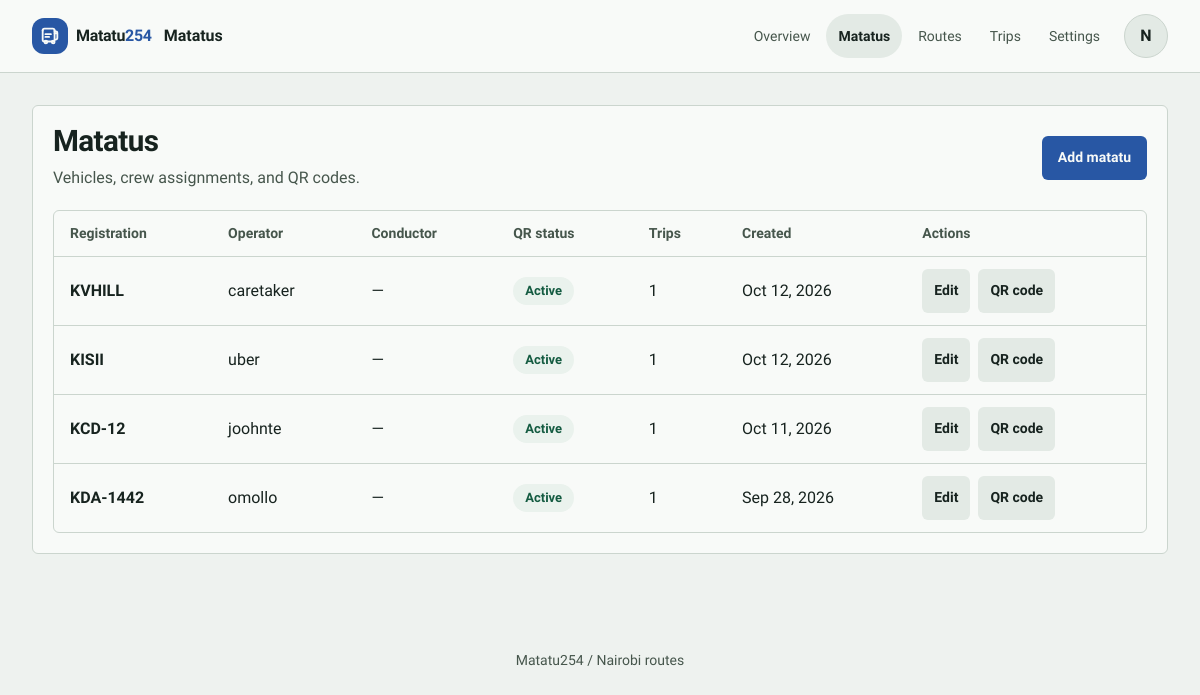
/management/matatus/ (signed in), run on the app's committed database.
### accounts/models.py (models this page shows, shortened)
class User(AbstractUser):
  PASSANGER = 'PASSANGER'
  CONDUCTOR = 'CONDUCTOR'
  ADMIN = 'ADMIN'
  ROLE_CHOICES = [
    (PASSANGER, 'Passenger'),
    (CONDUCTOR, 'Conductor'),
    (ADMIN, 'Admin')
  ]
  phone_number = models.CharField(max_length=15, unique=True, blank=True, null=True)
  profile_image = models.ImageField(upload_to='profile_images/%Y/%m/', blank=True)
  role = models.CharField(max_length=20, choices=ROLE_CHOICES, default=PASSANGER)
  matatu = models.ForeignKey(
    'fleet.Matatu',
    on_delete=models.SET_NULL,
    null=True,
    blank=True,
    related_name='conductor',
    help_text='Matatu assigned to this conductor (1:1 per MVP)'
  )
  created_at = models.DateTimeField(auto_now_add=True)
  updated_at = models.DateTimeField(auto_now=True)

### fleet/models.py (models this page shows, shortened)
class Matatu(models.Model):
	registration_number = models.CharField(max_length=20, unique=True)
	operator = models.CharField(max_length=255)
	owner = models.ForeignKey(settings.AUTH_USER_MODEL, on_delete=models.CASCADE, related_name="matatus", null=True, blank=True)
	created_at = models.DateTimeField(auto_now_add=True)

class QRCode(models.Model):
	class Status(models.TextChoices):
		ACTIVE = "active", "Active"
		INACTIVE = "inactive", "Inactive"
	matatu = models.OneToOneField(
		Matatu,
		on_delete=models.CASCADE,
		related_name="qr_code",
	)
	code_value = models.TextField(unique=True)
	status = models.CharField(
		max_length=8,
		choices=Status.choices,
		default=Status.ACTIVE,
	)

### management/views.py (the view)
# urls.py: path("matatus/", views.matatu_list, name="matatu-list"),
@login_required
@user_passes_test(is_admin)
def matatu_list(request):
    matatus = Matatu.objects.annotate(
        trip_count=Count('activetrip'),
        qr_status=Count('qr_code')
    ).order_by('-created_at')
    return render(request, "management/matatu_list.html", {'matatus': matatus})

### management/views.py (called while the page is built)
def is_admin(user):
    return user.is_authenticated and user.role == 'ADMIN'

### management/templates/management/matatu_list.html (shortened to what this page needs)
{% extends 'base.html' %}
{% block app_title %}Matatus{% endblock %}
{% block content %}
<section class="page-shell admin-list">
  <header class="page-heading"><div><h1>Matatus</h1><p>Vehicles, crew assignments, and QR codes.</p></div><a class="btn btn-primary" href="{% url 'management:matatu-create' %}">Add matatu</a></header>
  {% if matatus %}
    <div class="surface table-wrap"><table><thead><tr><th>Registration</th><th>Operator</th><th>Conductor</th><th>QR status</th><th>Trips</th><th>Created</th><th>Actions</th></tr></thead><tbody>
      {% for matatu in matatus %}<tr>
        <td><strong>{{ matatu.registration_number }}</strong></td><td>{{ matatu.operator }}</td>
        <td>{{ matatu.conductor.username|default:'—' }}</td>
        <td>{% if matatu.qr_code %}<span class="badge{% if matatu.qr_code.status == 'active' %} badge-success{% else %} badge-error{% endif %}">{{ matatu.qr_code.get_status_display }}</span>{% else %}<span class="badge">No QR</span>{% endif %}</td>
        <td>{{ matatu.trip_count }}</td><td>{{ matatu.created_at|date:'M j, Y' }}</td>
        <td><div class="table-actions"><a class="btn btn-secondary btn-sm" href="{% url 'management:matatu-edit' matatu.pk %}">Edit</a><a class="btn btn-secondary btn-sm" href="{% url 'management:matatu-qr' matatu.pk %}">QR code</a></div></td>
      </tr>{% endfor %}
    </tbody></table></div>
  {% else %}<div class="surface empty-state"><h2>No matatus yet</h2><p>Add a vehicle to create its QR code and connect a route.</p><a class="btn btn-primary" href="{% url 'management:matatu-create' %}">Add matatu</a></div>{% endif %}
</section>
{% endblock %}

### templates/base.html (shortened to what this page needs)
<!DOCTYPE html>
<html lang="en" data-theme-mode="light">
<head>
  {% load static %}
  <link rel="stylesheet" href="{% static 'css/tokens.css' %}?v=20261125b">
  <link rel="stylesheet" href="{% static 'css/app.css' %}?v=20261125b">
</head>
<body{% if user.is_authenticated %} class="app-user{% if user.role == 'PASSANGER' %} narrow-shell{% endif %}{% if user.role == 'CONDUCTOR' %} app-conductor{% endif %}"{% endif %}>
  <header class="site-header">
    <div class="site-header-inner">
      <a class="app-brand" href="{% if user.is_authenticated and user.role == 'CONDUCTOR' %}{% url 'conductor:dashboard' %}{% elif user.is_authenticated and user.role == 'ADMIN' %}{% url 'management:dashboard' %}{% elif user.is_authenticated %}{% url 'core:dashboard' %}{% else %}{% url 'core:home' %}{% endif %}" aria-label="Matatu254 home">
        <span class="brand-mark" aria-hidden="true">
        </span>
        <span>Matatu<span class="brand-accent">254</span></span>
      </a>
      <p class="app-title">{% block app_title %}{{ request.resolver_match.url_name|default:'Matatu254'|title }}{% endblock %}</p>
      {% if user.is_authenticated %}
        {% if user.role == 'ADMIN' %}
        <nav class="top-nav" aria-label="Management">
          <a href="{% url 'management:dashboard' %}"{% if request.resolver_match.namespace == 'management' and request.resolver_match.url_name == 'dashboard' %} aria-current="page"{% endif %}>Overview</a>
          <a href="{% url 'management:matatu-list' %}"{% if request.resolver_match.url_name|slice:":6" == 'matatu' %} aria-current="page"{% endif %}>Matatus</a>
          <a href="{% url 'management:route-list' %}"{% if request.resolver_match.url_name|slice:":5" == 'route' or request.resolver_match.url_name|slice:":5" == 'stage' %} aria-current="page"{% endif %}>Routes</a>
          <a href="{% url 'management:trip-list' %}"{% if request.resolver_match.url_name|slice:":4" == 'trip' %} aria-current="page"{% endif %}>Trips</a>
          <a href="{% url 'management:system-config' %}"{% if request.resolver_match.url_name|slice:":13" == 'system-config' %} aria-current="page"{% endif %}>Settings</a>
        </nav>
        {% endif %}
        <a class="header-profile" href="{% url 'accounts:profile' %}" aria-label="Open profile for {{ user.username }}">
          {% if user.profile_image %}
            <img src="{{ user.profile_image.url }}" alt="" width="40" height="40">
          {% else %}
            <span aria-hidden="true">{{ user.first_name|default:user.username|slice:":1"|upper }}</span>
          {% endif %}
        </a>
      {% else %}
        <a class="header-action" href="{% url 'accounts:login' %}">Sign in</a>
      {% endif %}
    </div>
  </header>
  <main class="main" id="main-content">{% block content %}{% endblock %}</main>
  <footer>Matatu254 <span aria-hidden="true">/</span> Nairobi routes</footer>
</body>
</html>

### data on the page
User: first_name "N"
Matatu: registration_number "KVHILL", operator "caretaker", conductor.username "—", qr_code.status "Active", trip_count "1", created_at "Oct 12, 2026"
Matatu: registration_number "KISII", operator "uber", conductor.username "—", qr_code.status "Active", trip_count "1", created_at "Oct 12, 2026"
Matatu: registration_number "KCD-12", operator "joohnte", conductor.username "—", qr_code.status "Active", trip_count "1", created_at "Oct 11, 2026"
Matatu: registration_number "KDA-1442", operator "omollo", conductor.username "—", qr_code.status "Active", trip_count "1", created_at "Sep 28, 2026"
